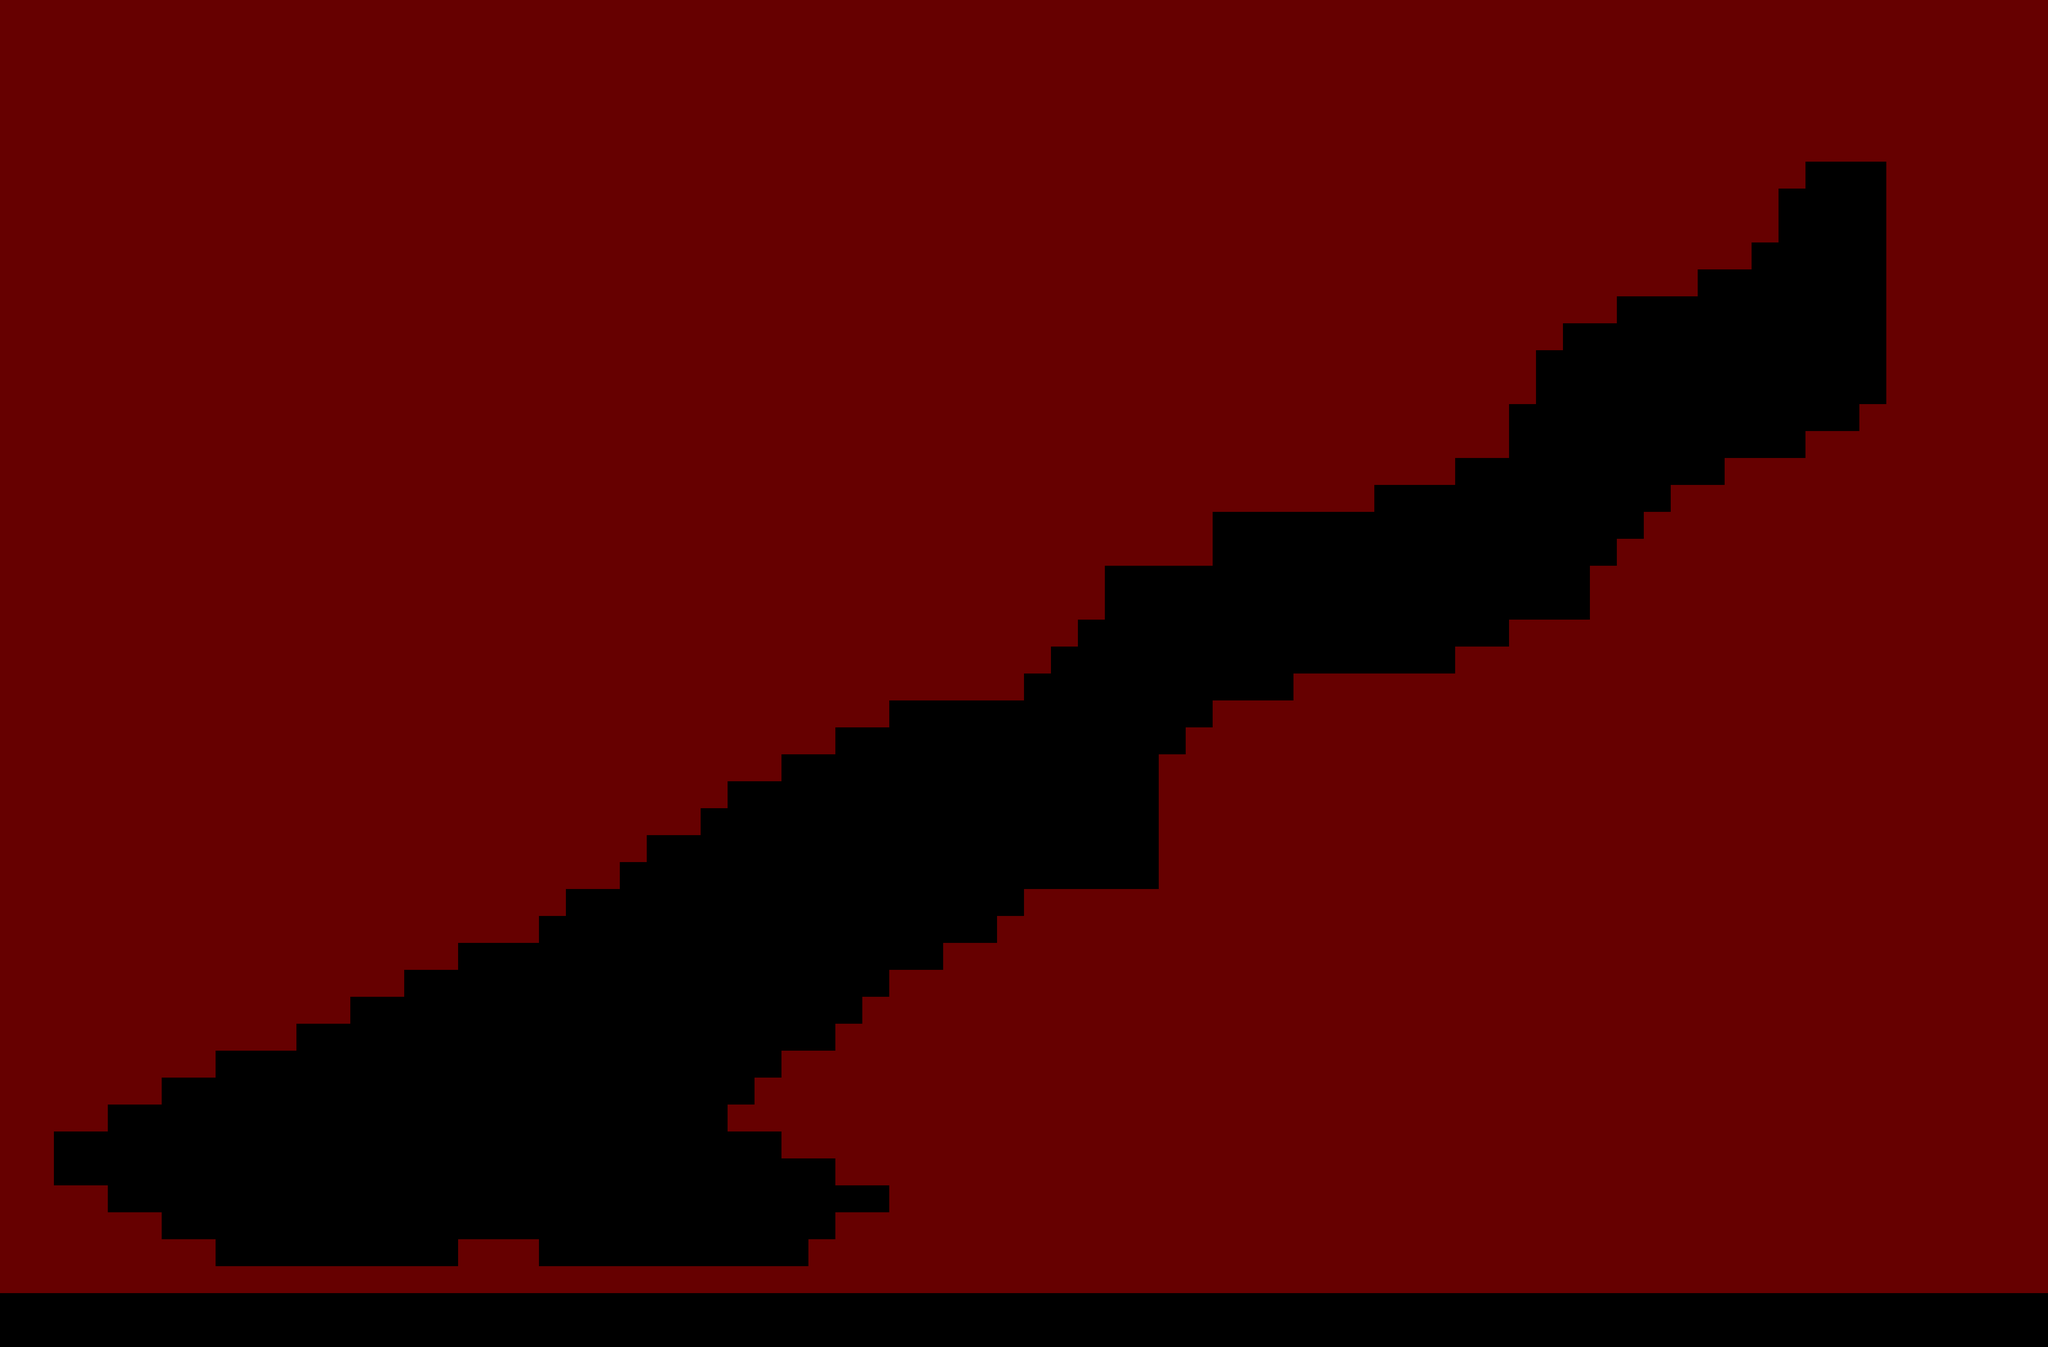

Below is a game level as drawn by its tile map, then a one-line description and the .tmx that defines it (tile-layer data replaced by summaries):
An orthogonal 76x50 tile map with 64x64 px tiles, 1 tile layer (碰撞（红色）), 2 tilesets.

<map version="1.0" tiledversion="1.1.6" orientation="orthogonal" renderorder="left-up" width="76" height="50" tilewidth="64" tileheight="64" infinite="0" nextobjectid="1"><tileset firstgid="1" name="tile_res" tilewidth="64" tileheight="64" tilecount="2" columns="2"><image source="../misc/tile_res.png" width="128" height="64" /></tileset><tileset firstgid="3" name="tile_res" tilewidth="64" tileheight="64" tilecount="2" columns="2"><image source="../misc/tile_res.png" width="128" height="64" /></tileset><imagelayer name="背景"><image source="mdata.jpg" width="4900" height="3200" /></imagelayer><layer name="碰撞（红色）" width="76" height="50"><data>[3800 cells, 3009 non-empty, 1 distinct tile ids]</data></layer></map>
